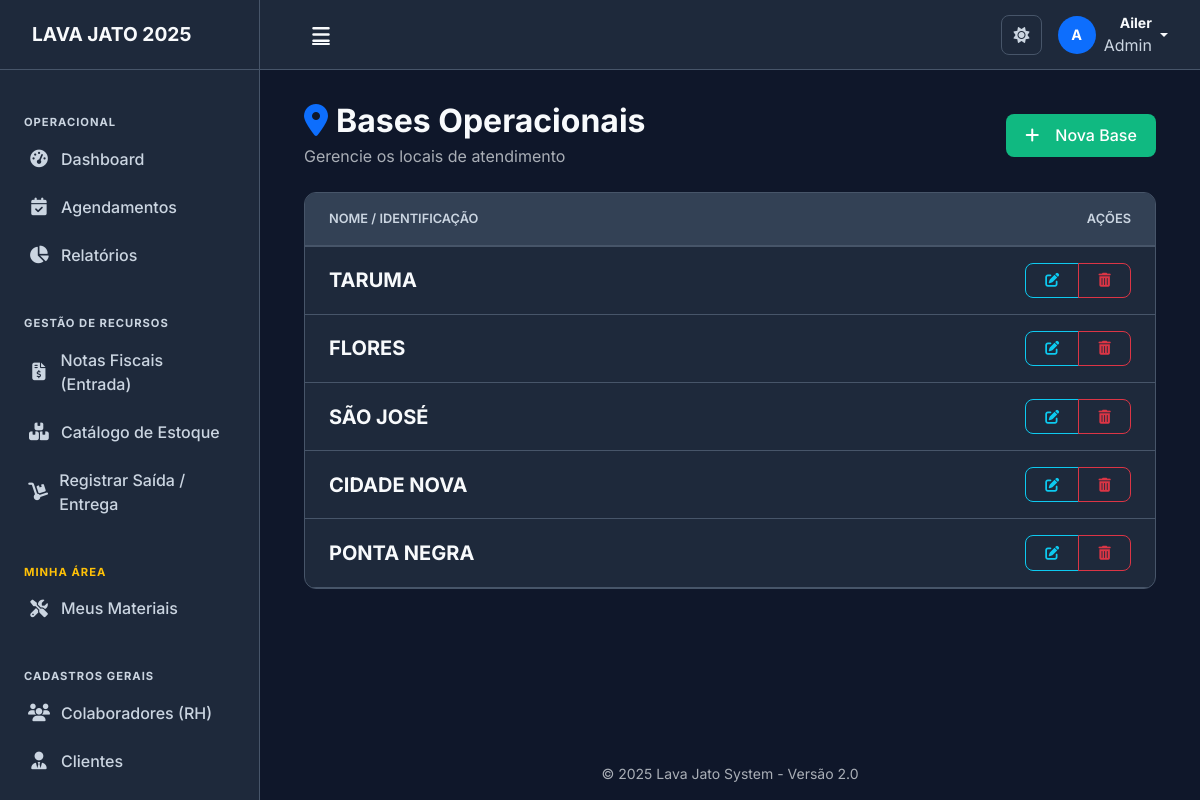
Page /bases/ (signed in) on the committed database.
### lavagens/models.py (models this page shows, shortened)
class Base(models.Model):
    nome = models.CharField(max_length=100, unique=True)
    class Meta:
        verbose_name = "Base"
        verbose_name_plural = "Bases"

### lavagens/views.py (the view)
# urls.py: path("bases/", lavagens_views.base_list, name="base_list"),
@login_required
def base_list(request):
    bases = Base.objects.all()
    return render(request, 'lavagens/base_list.html', {'bases': bases})

### templates/lavagens/base_list.html (shortened to what this page needs)
{% extends 'base/base.html' %}
{% load static %}
{% block extra_css %}
    <link rel="stylesheet" href="{% static 'css/base.css' %}">
    <link rel="stylesheet" href="{% static 'css/components.css' %}">
{% endblock %}
{% block content %}
<div class="container-fluid fade-in">
    <div class="d-flex justify-content-between align-items-center mb-4">
        <div>
            <h2 class="mb-1 fw-bold" style="color: var(--text-light);">
                <i class="fas fa-map-marker-alt me-2 text-primary"></i>Bases Operacionais
            </h2>
            <p class="text-muted mb-0">Gerencie os locais de atendimento</p>
        </div>
        <a href="{% url 'base_create' %}" class="btn btn-success-custom">
            <i class="fas fa-plus me-2"></i>Nova Base
        </a>
    </div>
    <div class="card-custom">
        <div class="card-body p-0">
            <div class="table-responsive">
                <table class="table table-hover align-middle mb-0">
                    <thead style="background-color: var(--card-header-bg); border-bottom: 1px solid var(--border-color);">
                        <tr>
                            <th class="ps-4">Nome / Identificação</th>
                            <th class="text-end pe-4">Ações</th>
                        </tr>
                    </thead>
                    <tbody>
                        {% for base in bases %}
                        <tr>
                            <td class="ps-4">
                                <div class="fw-bold fs-5">{{ base.nome }}</div>
                            </td>
                            <td class="text-end pe-4">
                                <div class="btn-group">
                                    <a href="{% url 'base_update' base.pk %}" class="btn btn-sm btn-outline-info" title="Editar">
                                        <i class="fas fa-edit"></i>
                                    </a>
                                    <a href="{% url 'base_delete' base.pk %}" class="btn btn-sm btn-outline-danger" title="Excluir">
                                        <i class="fas fa-trash-alt"></i>
                                    </a>
                                </div>
                            </td>
                        </tr>
                        {% endfor %}
                    </tbody>
                </table>
            </div>
        </div>
    </div>
</div>
{% endblock %}

### templates/base/base.html (shortened to what this page needs)
{% load static %}
<!DOCTYPE html>
<html lang="pt-br" data-bs-theme="dark">
<head>
    <link href="https://cdn.jsdelivr.net/npm/bootstrap@5.3.3/dist/css/bootstrap.min.css" rel="stylesheet">
    <link rel="stylesheet" href="https://cdnjs.cloudflare.com/ajax/libs/font-awesome/6.4.0/css/all.min.css">
    <link href="https://cdn.jsdelivr.net/npm/select2@4.1.0-rc.0/dist/css/select2.min.css" rel="stylesheet" />
    <link rel="stylesheet" href="https://cdn.jsdelivr.net/npm/select2-bootstrap-5-theme@1.3.0/dist/select2-bootstrap-5-theme.min.css" />
    <link rel="stylesheet" href="{% static 'css/base.css' %}">
    <link rel="stylesheet" href="{% static 'css/components.css' %}">
    <link rel="stylesheet" href="{% static 'css/pages.css' %}">
    <link rel="stylesheet" href="{% static 'css/layout_sistematico.css' %}">
    {% block extra_css %}{% endblock %}
</head>
<body>
    <aside class="sidebar" id="sidebar">
        <div class="sidebar-header">
            <a href="{% url 'dashboard' %}" class="sidebar-brand text-decoration-none">
                <span class="logo-expanded">
                    <span class="brand-text">LAVA JATO 2025</span>
                </span>
            </a>
        </div>
        <div class="sidebar-content custom-scrollbar">
            <nav class="sidebar-menu mt-3">
                <div class="menu-label">Operacional</div>
                <a href="{% url 'dashboard' %}" class="nav-link {% if request.resolver_match.url_name == 'dashboard' %}active{% endif %}">
                    <i class="fas fa-tachometer-alt"></i><span>Dashboard</span>
                </a>
                <a href="{% url 'agendamentos_dashboard' %}" class="nav-link {% if 'agendamento' in request.resolver_match.url_name %}active{% endif %}">
                    <i class="fas fa-calendar-check"></i><span>Agendamentos</span>
                </a>
                <a href="{% url 'relatorios' %}" class="nav-link {% if 'relatorios' in request.resolver_match.url_name %}active{% endif %}">
                    <i class="fas fa-chart-pie"></i><span>Relatórios</span>
                </a>
                <div class="menu-label mt-4">Gestão de Recursos</div>
                <a href="{% url 'nota_fiscal_lista' %}" class="nav-link {% if 'nota' in request.resolver_match.url_name %}active{% endif %}">
                    <i class="fas fa-file-invoice-dollar"></i><span>Notas Fiscais (Entrada)</span>
                </a>
                <a href="{% url 'estoque_lista' %}" class="nav-link {% if 'estoque_lista' in request.resolver_match.url_name %}active{% endif %}">
                    <i class="fas fa-boxes"></i><span>Catálogo de Estoque</span>
                </a>
                <a href="{% url 'saida_estoque' %}" class="nav-link {% if 'saida' in request.resolver_match.url_name %}active{% endif %}">
                    <i class="fas fa-dolly"></i><span>Registrar Saída / Entrega</span>
                </a>
                <div class="menu-label mt-4 text-warning">Minha Área</div>
                <a href="{% url 'meu_estoque_pessoal' %}" class="nav-link {% if 'meu_estoque' in request.resolver_match.url_name %}active{% endif %}">
                    <i class="fas fa-tools"></i><span>Meus Materiais</span>
                </a>
                <div class="menu-label mt-4">Cadastros Gerais</div>
                <a href="{% url 'lavador_list' %}" class="nav-link {% if 'lavador' in request.resolver_match.url_name %}active{% endif %}">
                    <i class="fas fa-users"></i><span>Colaboradores (RH)</span>
                </a>
                <a href="{% url 'cliente_list' %}" class="nav-link {% if 'cliente' in request.resolver_match.url_name %}active{% endif %}">
                    <i class="fas fa-user-tie"></i><span>Clientes</span>
                </a>
                <a href="{% url 'veiculo_list' %}" class="nav-link {% if 'veiculo' in request.resolver_match.url_name %}active{% endif %}">
                </a>
            </nav>
        </div>
    </aside>
    <div class="main-wrapper" id="main-wrapper">
        <header class="top-navbar">
            <div class="d-flex align-items-center justify-content-between w-100">
                <button class="btn btn-link text-light" id="sidebar-toggle"><i class="fas fa-bars fa-lg"></i></button>
                <div class="d-flex align-items-center gap-3">
                    <button class="btn btn-icon-only" id="theme-switcher" title="Alternar Tema">
                        <i class="fas fa-sun" id="theme-icon-sun" style="display: none;"></i>
                    </button>
                    <div class="dropdown">
                        <a href="#" class="d-flex align-items-center text-decoration-none text-light dropdown-toggle" data-bs-toggle="dropdown">
                            <div class="avatar-circle bg-primary me-2">
                                {% if user.is_authenticated %}{{ user.username|first|upper }}{% else %}<i class="fas fa-user"></i>{% endif %}
                            </div>
                            <div class="d-none d-md-block text-end me-1">
                                <div class="fw-bold small">{{ user.username|default:"Visitante" }}</div>
                                <div class="text-muted x-small">Admin</div>
                            </div>
                        </a>
                    </div>
                </div>
            </div>
        </header>
        <main class="page-content">
            {% block content %}{% endblock %}
        </main>
        <footer class="footer mt-auto py-3 text-center text-muted small">
            &copy; 2025 Lava Jato System - Versão 2.0
        </footer>
    </div>
</body>
</html>

### static/css/base.css (style rules this page uses)
:root { --color-scheme: dark; --primary-color: #3b82f6; --primary-dark: #2563eb; --success-color: #10b981; --background-color: #0f172a; --card-bg: #1e293b; --card-header-bg: #334155; --hover-bg: #334155; --input-bg: #0f172a; --input-focus-bg: #1e293b; --border-color: #475569; --text-light: #f8fafc; --text-muted: #cbd5e1; --text-placeholder: #64748b; }
body { background-color: var(--background-color) !important; color: var(--text-light) !important; font-family: 'Inter', sans-serif; transition: background-color 0.3s, color 0.3s; }
a { color: var(--primary-color); text-decoration: none; }
i { color: inherit; }

### static/css/components.css (style rules this page uses)
.card-custom { background-color: var(--card-bg); border: 1px solid var(--border-color); border-radius: 0.75rem; box-shadow: var(--shadow-md); margin-bottom: 1.5rem; transition: transform 0.2s ease, box-shadow 0.2s ease; overflow: hidden; }
.card-body { padding: 1.5rem; color: var(--text-light); }
.btn { font-weight: 500; border-radius: 0.5rem; padding: 0.6rem 1.2rem; transition: all 0.2s; display: inline-flex; align-items: center; justify-content: center; gap: 0.5rem; }
.btn-success-custom { background-color: var(--success-color); color: #fff; border: none; }
.table { color: var(--text-light); margin-bottom: 0; }
.table > :not(caption) > * > * { background-color: transparent; border-bottom-color: var(--border-color); padding: 1rem 0.75rem; color: var(--text-light); }
.table thead th { background-color: var(--card-header-bg); color: var(--text-muted); font-weight: 600; font-size: 0.8rem; text-transform: uppercase; border-bottom: 2px solid var(--border-color); }
.card-custom { background-color: var(--card-bg) !important; border: 1px solid var(--border-color) !important; color: var(--text-light) !important; }

### static/css/pages.css (style rules this page uses)
:root { --sidebar-width: 260px; --sidebar-width-collapsed: 70px; --header-height: 70px; }
.sidebar { width: var(--sidebar-width); height: 100vh; position: fixed; top: 0; left: 0; background-color: var(--card-bg); border-right: 1px solid var(--border-color); display: flex; flex-direction: column; transition: all 0.3s ease; z-index: 1040; }
.sidebar-header { height: var(--header-height); display: flex; align-items: center; padding: 0 1.5rem; border-bottom: 1px solid var(--border-color); }
.brand-text { font-weight: 700; font-size: 1.2rem; color: var(--text-light); }
.sidebar-content { flex: 1; overflow-y: auto; padding: 1rem 0; }
.menu-label { padding: 0.75rem 1.5rem 0.25rem; font-size: 0.7rem; font-weight: 700; text-transform: uppercase; color: var(--text-muted); letter-spacing: 1px; }
.nav-link { display: flex; align-items: center; padding: 0.75rem 1.5rem; color: var(--text-muted); text-decoration: none; transition: all 0.2s; border-left: 3px solid transparent; font-weight: 500; }
.nav-link i { width: 24px; text-align: center; margin-right: 10px; font-size: 1.1rem; }
.main-wrapper { margin-left: var(--sidebar-width); min-height: 100vh; display: flex; flex-direction: column; transition: margin-left 0.3s ease; background-color: var(--background-color); }
.top-navbar { height: var(--header-height); background-color: var(--card-bg); border-bottom: 1px solid var(--border-color); display: flex; align-items: center; padding: 0 2rem; position: sticky; top: 0; z-index: 1030; color: var(--text-light); }
.top-navbar .btn-link { color: var(--text-light) !important; }
.btn-icon-only { width: 40px; height: 40px; border-radius: 50%; display: flex; align-items: center; justify-content: center; color: var(--text-muted); border: 1px solid var(--border-color); background: transparent; transition: 0.2s; }
.top-navbar .dropdown-toggle { color: var(--text-light) !important; }
.top-navbar .text-muted { color: var(--text-muted) !important; }
.avatar-circle { width: 38px; height: 38px; border-radius: 50%; display: flex; align-items: center; justify-content: center; font-weight: bold; color: white; font-size: 0.9rem; }

### rows in the picture
Base: nome "TARUMA"
Base: nome "FLORES"
Base: nome "SÃO JOSÉ"
Base: nome "CIDADE NOVA"
Base: nome "PONTA NEGRA"

### other values in the picture
{{ user.username|first|upper }} "A"
{{ user.username|default:"Visitante" }} "Ailer"
